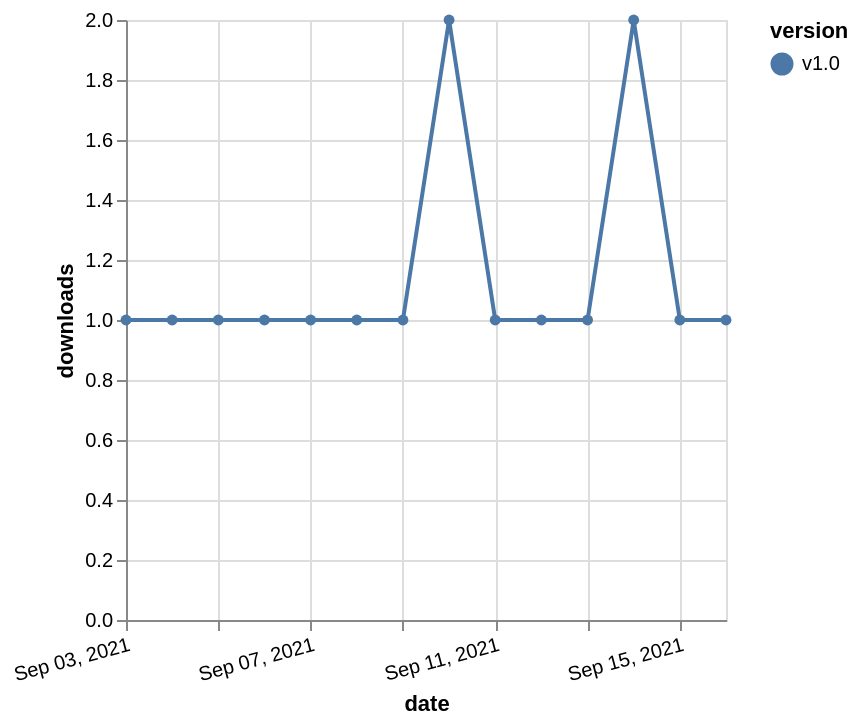

Specify this chart in Vega-Lite:
### Vega-Lite specification from a JSON file in a GitHub repository (floating-point values rounded to 4 significant figures)
{"$schema": "https://vega.github.io/schema/vega-lite/v5.json", "description": "A simple bar chart with embedded data.", "data": {"values": [{"date": "2021-09-03", "total": 132, "delta": 1, "version": "v1.0"}, {"date": "2021-09-04", "total": 133, "delta": 1, "version": "v1.0"}, {"date": "2021-09-05", "total": 134, "delta": 1, "version": "v1.0"}, {"date": "2021-09-06", "total": 135, "delta": 1, "version": "v1.0"}, {"date": "2021-09-07", "total": 136, "delta": 1, "version": "v1.0"}, {"date": "2021-09-08", "total": 137, "delta": 1, "version": "v1.0"}, {"date": "2021-09-09", "total": 138, "delta": 1, "version": "v1.0"}, {"date": "2021-09-10", "total": 140, "delta": 2, "version": "v1.0"}, {"date": "2021-09-11", "total": 141, "delta": 1, "version": "v1.0"}, {"date": "2021-09-12", "total": 142, "delta": 1, "version": "v1.0"}, {"date": "2021-09-13", "total": 143, "delta": 1, "version": "v1.0"}, {"date": "2021-09-14", "total": 145, "delta": 2, "version": "v1.0"}, {"date": "2021-09-15", "total": 146, "delta": 1, "version": "v1.0"}, {"date": "2021-09-16", "total": 147, "delta": 1, "version": "v1.0"}]}, "width": "container", "mark": {"type": "line", "point": {"filled": true}}, "encoding": {"x": {"field": "date", "type": "temporal", "timeUnit": "yearmonthdate", "title": "date", "axis": {"labelAngle": -15}}, "y": {"field": "delta", "type": "quantitative", "title": "downloads"}, "color": {"field": "version", "type": "nominal"}, "tooltip": {"field": "delta"}}}
